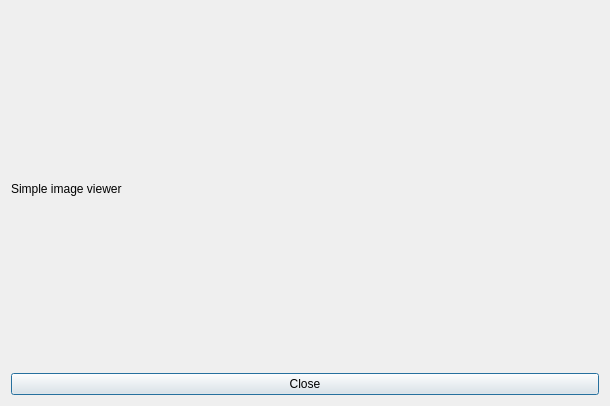
<?xml version="1.0" encoding="UTF-8"?>
<ui version="4.0">
 <class>AboutWindow</class>
 <widget class="QDialog" name="AboutWindow">
  <property name="geometry">
   <rect>
    <x>0</x>
    <y>0</y>
    <width>610</width>
    <height>406</height>
   </rect>
  </property>
  <property name="windowTitle">
   <string>Dialog</string>
  </property>
  <layout class="QVBoxLayout" name="verticalLayout">
   <item>
    <widget class="QLabel" name="label">
     <property name="text">
      <string>Simple image viewer</string>
     </property>
    </widget>
   </item>
   <item>
    <widget class="QPushButton" name="pushButton">
     <property name="text">
      <string>Close</string>
     </property>
    </widget>
   </item>
  </layout>
 </widget>
 <resources/>
 <connections>
  <connection>
   <sender>pushButton</sender>
   <signal>clicked()</signal>
   <receiver>AboutWindow</receiver>
   <slot>close()</slot>
   <hints>
    <hint type="sourcelabel">
     <x>546</x>
     <y>384</y>
    </hint>
    <hint type="destinationlabel">
     <x>607</x>
     <y>389</y>
    </hint>
   </hints>
  </connection>
 </connections>
</ui>
